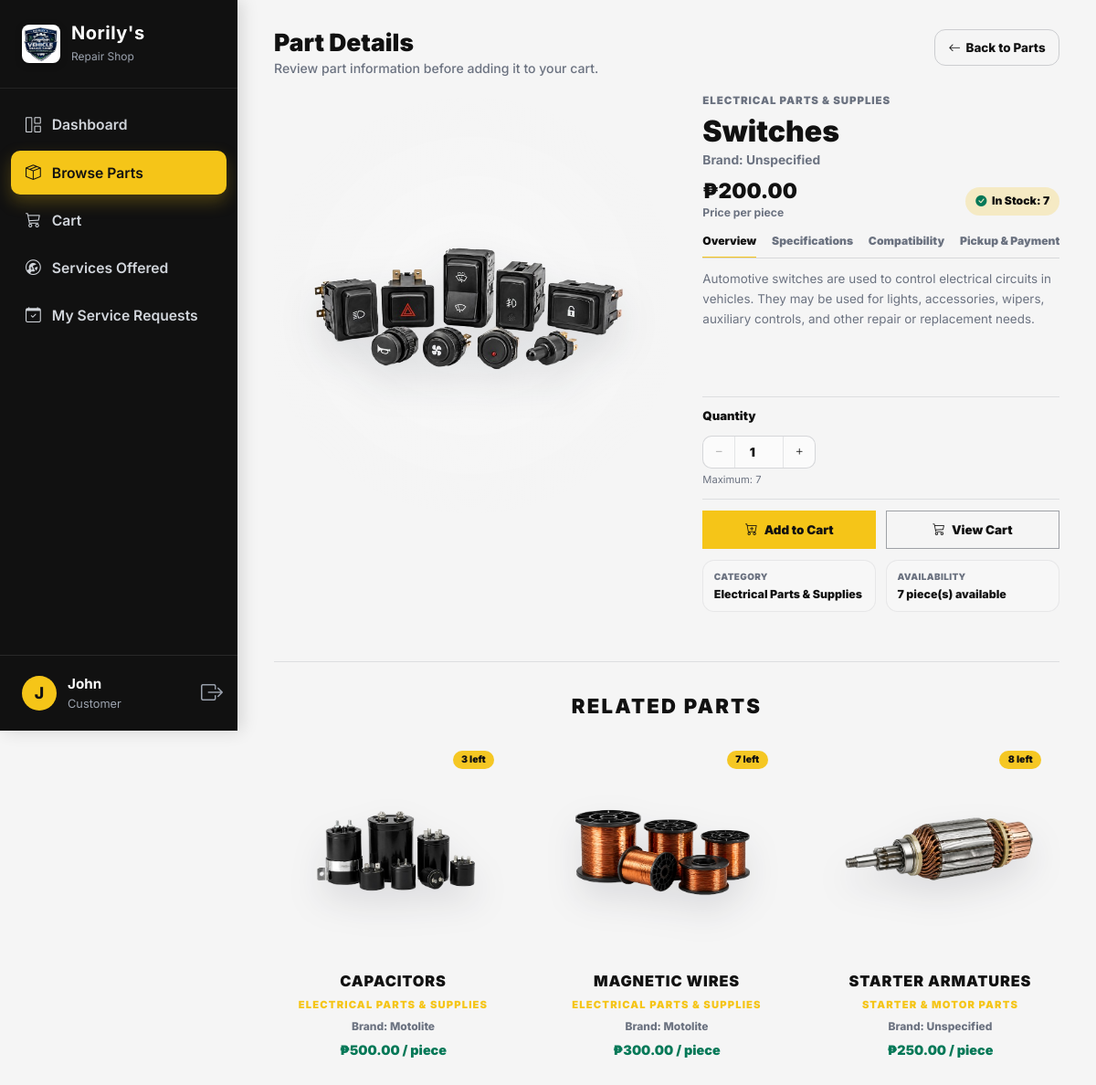
The app's page /views/customer_part_details.php?id=4 (signed in) with its own data.
### tables this page shows
CREATE TABLE `part` (
  `part_id` int(11) NOT NULL,
  `category` varchar(100) NOT NULL,
  `brand` varchar(100) DEFAULT NULL,
  `part_name` varchar(50) NOT NULL,
  `description` text DEFAULT NULL,
  `specification` text DEFAULT NULL,
  `compatibility` text DEFAULT NULL,
  `unit` varchar(50) DEFAULT 'piece',
  `unit_price` decimal(10,2) NOT NULL DEFAULT 0.00,
  `quantity_on_hand` smallint(6) NOT NULL DEFAULT 0,
  `low_stock_threshold` smallint(6) NOT NULL DEFAULT 3,
  `is_low_stock` tinyint(1) NOT NULL DEFAULT 0,
  `supplier_reference` varchar(50) DEFAULT NULL,
  `supplier_email` varchar(150) DEFAULT NULL,
  `is_active` tinyint(1) NOT NULL DEFAULT 1,
  `cost_price` decimal(10,2) DEFAULT NULL,
  `image` varchar(255) DEFAULT NULL,
  `full_description` text DEFAULT NULL
);

### views/customer_part_details.php (the view, shortened to what this page needs)
<?php
$db = (new Database())->getConnection();
$part_id = filter_input(INPUT_GET, 'id', FILTER_VALIDATE_INT);
$part = null;
$relatedParts = [];
$dbError = '';
try {
    if ($part_id) {
        $stmt = $db->prepare("
            SELECT
                part_id,
                category,
                brand,
                part_name,
                description,
                specification,
                compatibility,
                unit,
                full_description,
                unit_price,
                quantity_on_hand,
                image
            FROM part
            WHERE part_id = ?
              AND is_active = 1
            LIMIT 1
        ");
        $stmt->execute([$part_id]);
        $part = $stmt->fetch(PDO::FETCH_ASSOC);
        if ($part) {
            $relatedStmt = $db->prepare("
                SELECT
                    part_id,
                    category,
                    brand,
                    part_name,
                    description,
                    unit,
                    unit_price,
                    quantity_on_hand,
                    image
                FROM part
                WHERE is_active = 1
                  AND quantity_on_hand > 0
                  AND part_id != ?
                  AND category = ?
                ORDER BY part_name ASC
                LIMIT 3
            ");
            $relatedStmt->execute([
                intval($part['part_id']),
                $part['category']
            ]);
            $relatedParts = $relatedStmt->fetchAll(PDO::FETCH_ASSOC);
            if (count($relatedParts) === 0) {
                $fallbackStmt = $db->prepare("
                    SELECT
                        part_id,
                        category,
                        brand,
                        part_name,
                        description,
                        unit,
                        unit_price,
                        quantity_on_hand,
                        image
                    FROM part
                    WHERE is_active = 1
                      AND quantity_on_hand > 0
                      AND part_id != ?
                    ORDER BY category ASC, part_name ASC
                    LIMIT 3
                ");
                $fallbackStmt->execute([intval($part['part_id'])]);
                $relatedParts = $fallbackStmt->fetchAll(PDO::FETCH_ASSOC);
            }
        }
    }
} catch (Exception $e) {
    $dbError = "Unable to load part details.";
}
function partImagePath($image)
{
    return '../assets/images/parts/' . htmlspecialchars($image);
}
function displayText($value, $fallback = 'N/A')
{
    $value = trim(html_entity_decode((string)($value ?? ''), ENT_QUOTES | ENT_HTML5, 'UTF-8'));
    if ($value === '') {
        return htmlspecialchars($fallback);
    }
    return htmlspecialchars($value);
}
function displayMultiline($value, $fallback = 'No information available.')
{
    $value = trim(html_entity_decode((string)($value ?? ''), ENT_QUOTES | ENT_HTML5, 'UTF-8'));
    if ($value === '') {
        $value = $fallback;
    }
    return nl2br(htmlspecialchars($value));
}
?>
<!DOCTYPE html>
<html lang="en">
<head>
<link href="https://cdn.jsdelivr.net/npm/bootstrap@5.3.0/dist/css/bootstrap.min.css" rel="stylesheet">
<link rel="stylesheet" href="https://cdn.jsdelivr.net/npm/bootstrap-icons@1.11.1/font/bootstrap-icons.css">
<link rel="stylesheet" href="../assets/css/style.css">
</head>
<body>
<div class="app-wrapper">
<?php include '../includes/sidebar.php'; ?>
<main class="main-content">
    <div class="part-detail-page">
        <div class="detail-topbar">
            <div>
                <h2>Part Details</h2>
                <p>Review part information before adding it to your cart.</p>
            </div>
            <a href="customer_parts.php" class="btn back-btn">
                <i class="bi bi-arrow-left"></i>
                Back to Parts
            </a>
        </div>
        <?php if ($dbError): ?>
            <div class="empty-state-card">
                <i class="bi bi-exclamation-circle"></i>
                <div class="fw-bold mb-2">Something went wrong</div>
                <div><?php echo htmlspecialchars($dbError); ?></div>
            </div>
        <?php else: ?>
            <div class="detail-layout">
                <div class="product-media-panel">
                    <div class="product-media-stage">
                        <img
                            src="<?php echo partImagePath($part['image'] ?? ''); ?>"
                            alt="<?php echo displayText($part['part_name'] ?? 'Part image'); ?>"
                        >
                    </div>
                </div>
                <div class="product-info-panel">
                    <div class="product-category">
                        <?php echo displayText($part['category'] ?? ''); ?>
                    </div>
                    <h1 class="product-title">
                        <?php echo displayText($part['part_name'] ?? ''); ?>
                    </h1>
                    <div class="product-brand-line">
                        Brand: <?php echo displayText($part['brand'] ?? '', 'Unspecified'); ?>
                    </div>
                    <div class="product-price-row">
                        <div>
                            <div class="product-price">
                                ₱<?php echo number_format(floatval($part['unit_price']), 2); ?>
                            </div>
                            <div class="product-unit-line">
                                Price per <?php echo displayText($part['unit'] ?? '', 'piece'); ?>
                            </div>
                        </div>
                        <div>
                            <?php if (intval($part['quantity_on_hand']) > 0): ?>
                                <span class="stock-badge-available">
                                    <i class="bi bi-check-circle-fill"></i>
                                    In Stock: <?php echo intval($part['quantity_on_hand']); ?>
                                </span>
                            <?php endif; ?>
                        </div>
                    </div>
                    <div class="detail-tabs" role="tablist" aria-label="Part detail sections">
                        <button type="button" class="detail-tab-btn active" data-tab="overview">Overview</button>
                        <button type="button" class="detail-tab-btn" data-tab="specifications">Specifications</button>
                        <button type="button" class="detail-tab-btn" data-tab="compatibility">Compatibility</button>
                        <button type="button" class="detail-tab-btn" data-tab="pickup">Pickup & Payment</button>
                    </div>
                    <div class="tab-panels">
                        <div class="tab-panel active" id="tab-overview">
                            <?php echo displayMultiline($part['full_description'] ?: $part['description'], 'No description available.'); ?>
                        </div>
                    </div>
                    <?php if (intval($part['quantity_on_hand']) > 0): ?>
                        <form action="../controllers/CartController.php" method="POST" class="purchase-box">
                            <div class="purchase-row">
                                <div class="quantity-control-wrap">
                                    <p class="quantity-label">Quantity</p>
                                    <div class="quantity-control">
                                        <button type="button" class="qty-btn" id="decreaseQty">
                                            <i class="bi bi-dash"></i>
                                        </button>
                                        <input
                                            type="number"
                                            name="quantity"
                                            id="quantityInput"
                                            class="qty-input"
                                            min="1"
                                            max="<?php echo intval($part['quantity_on_hand']); ?>"
                                            value="1"
                                            required
                                        >
                                        <button type="button" class="qty-btn" id="increaseQty">
                                            <i class="bi bi-plus"></i>
                                        </button>
                                    </div>
                                    <p class="max-note">
                                        Maximum: <?php echo intval($part['quantity_on_hand']); ?>
                                    </p>
                                </div>
                            </div>
                            <div class="action-buttons">
                                <button type="submit" class="btn add-cart-btn">
                                    <i class="bi bi-cart-plus"></i>
                                    Add to Cart
                                </button>
                                <a href="customer_cart.php" class="btn view-cart-btn">
                                    <i class="bi bi-cart3"></i>
                                    View Cart
                                </a>
                            </div>
                        </form>
                    <?php endif; ?>
                    <div class="product-meta-grid">
                        <div class="meta-box">
                            <span class="meta-label">Category</span>
                            <div class="meta-value">
                                <?php echo displayText($part['category'] ?? ''); ?>
                            </div>
                        </div>
                        <div class="meta-box">
                            <span class="meta-label">Availability</span>
                            <div class="meta-value">
                                <?php echo intval($part['quantity_on_hand']); ?>
                                <?php echo displayText($part['unit'] ?? '', 'unit'); ?>(s) available
                            </div>
                        </div>
                    </div>
                </div>
            </div>
            <?php if (!empty($relatedParts)): ?>
                <section class="related-parts-section">
                    <h2 class="related-parts-title">Related Parts</h2>
                    <div class="related-parts-grid">
                        <?php foreach ($relatedParts as $related): ?>
                            <a
                                href="customer_part_details.php?id=<?php echo intval($related['part_id']); ?>"
                                class="related-part-card"
                            >
                                <div class="related-part-image">
                                    <span class="related-stock">
                                        <?php echo intval($related['quantity_on_hand']); ?> left
                                    </span>
                                    <img
                                        src="<?php echo partImagePath($related['image'] ?? ''); ?>"
                                        alt="<?php echo displayText($related['part_name'] ?? 'Part image'); ?>"
                                    >
                                </div>
                                <div class="related-part-name">
                                    <?php echo displayText($related['part_name'] ?? ''); ?>
                                </div>
                                <div class="related-part-category">
                                    <?php echo displayText($related['category'] ?? ''); ?>
                                </div>
                                <div class="related-part-brand">
                                    Brand: <?php echo displayText($related['brand'] ?? '', 'Unspecified'); ?>
                                </div>
                                <div class="related-part-price">
                                    ₱<?php echo number_format(floatval($related['unit_price']), 2); ?>
                                    / <?php echo displayText($related['unit'] ?? '', 'piece'); ?>
                                </div>
                            </a>
                        <?php endforeach; ?>
                    </div>
                </section>
            <?php endif; ?>
        <?php endif; ?>
    </div>
</main>
</div>
</body>
</html>

### assets/css/style.css (style rules this page uses)
:root { --primary-yellow: #f5c518; --yellow-dark: #d9a900; --black: #111111; --dark-gray: #1f2937; --muted-gray: #6b7280; --light-gray: #f5f5f5; --border-light: #e5e7eb; --white: #ffffff; --success-bg: #d1fae5; --success-text: #047857; --warning-bg: #fef3c7; --warning-text: #92400e; --danger-bg: #fee2e2; --danger-text: #b91c1c; --dashboard-sidebar-bg: #111111; --dashboard-sidebar-hover: #1f1f1f; --dashboard-primary: #f5c518; --dashboard-primary-hover: #d9a900; --dashboard-primary-soft: #fff8d6; --dashboard-success: #047857; --dashboard-danger: #d72e2e; --dashboard-warning: #d97706; --dashboard-bg: #f5f5f5; --dashboard-card-bg: #ffffff; --dashboard-text-main: #111111; --dashboard-text-muted: #6b7280; --dashboard-cloud: #d1d5db; --dashboard-ocean: #f5c518; }
html { scroll-behavior: smooth; }
body { font-family: Arial, sans-serif; color: var(--black); background: var(--white); }
.app-wrapper { display: flex; min-height: 100vh; background-color: var(--dashboard-bg); color: var(--dashboard-text-main); font-family: 'Inter', system-ui, -apple-system, sans-serif; font-size: 16px; overflow-x: hidden; }
.app-wrapper * { font-family: 'Inter', system-ui, -apple-system, sans-serif; }
.main-content { flex-grow: 1; margin-left: 260px; padding: 2rem 2.5rem; background-color: var(--dashboard-bg); min-height: 100vh; }
.main-content h1, .main-content h2, .main-content h3, .main-content h4, .main-content h5, .main-content h6 { color: var(--dashboard-text-main); }

### records on screen
part: image (picture), category "ELECTRICAL PARTS & SUPPLIES", part_name "Switches", brand "Unspecified", unit_price "200.00", unit "piece", quantity_on_hand "7", full_description "Automotive switches are used to control electrical circuits in vehicles. They may be used for lights, accessories, wipers, auxiliary controls, and other repair or replacement needs.", quantity "1", category "Electrical Parts & Supplies"
part: quantity_on_hand "3", image (picture), part_name "CAPACITORS", category "ELECTRICAL PARTS & SUPPLIES", brand "Motolite", unit_price "500.00", unit "piece"
part: quantity_on_hand "7", image (picture), part_name "MAGNETIC WIRES", category "ELECTRICAL PARTS & SUPPLIES", brand "Motolite", unit_price "300.00", unit "piece"
part: quantity_on_hand "8", image (picture), part_name "STARTER ARMATURES", category "STARTER & MOTOR PARTS", brand "Unspecified", unit_price "250.00", unit "piece"

### other values on screen
$userInitial "J"
$_SESSION['first_name'] "John"
$userRole "Customer"
